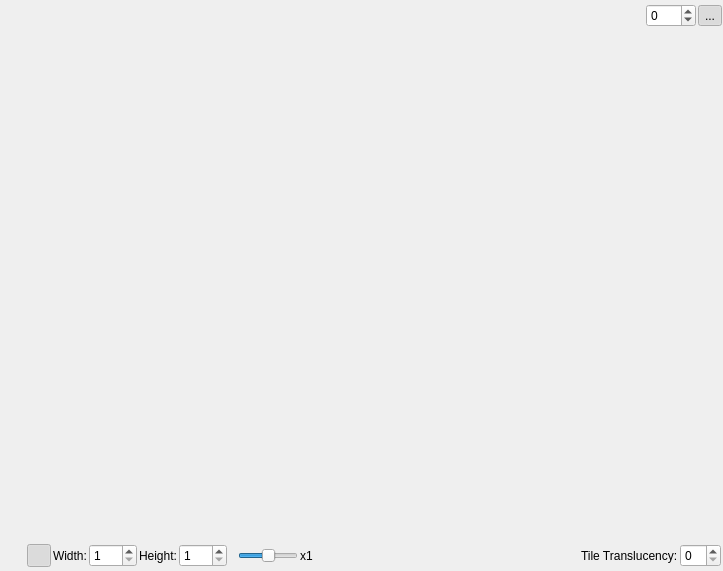
<?xml version="1.0" encoding="UTF-8"?>
<ui version="4.0">
 <class>EditorTabWidgetClass</class>
 <widget class="QWidget" name="EditorTabWidgetClass">
  <property name="geometry">
   <rect>
    <x>0</x>
    <y>0</y>
    <width>723</width>
    <height>571</height>
   </rect>
  </property>
  <property name="sizePolicy">
   <sizepolicy hsizetype="Preferred" vsizetype="Preferred">
    <horstretch>1</horstretch>
    <verstretch>0</verstretch>
   </sizepolicy>
  </property>
  <property name="windowTitle">
   <string>EditorTabWidget</string>
  </property>
  <layout class="QVBoxLayout" name="verticalLayout">
   <property name="spacing">
    <number>0</number>
   </property>
   <property name="leftMargin">
    <number>0</number>
   </property>
   <property name="topMargin">
    <number>0</number>
   </property>
   <property name="rightMargin">
    <number>0</number>
   </property>
   <property name="bottomMargin">
    <number>0</number>
   </property>
   <item>
    <widget class="QWidget" name="widget" native="true">
     <property name="sizePolicy">
      <sizepolicy hsizetype="Preferred" vsizetype="Fixed">
       <horstretch>0</horstretch>
       <verstretch>0</verstretch>
      </sizepolicy>
     </property>
     <property name="minimumSize">
      <size>
       <width>0</width>
       <height>0</height>
      </size>
     </property>
     <property name="maximumSize">
      <size>
       <width>16777215</width>
       <height>16777215</height>
      </size>
     </property>
     <layout class="QHBoxLayout" name="horizontalLayout">
      <property name="spacing">
       <number>2</number>
      </property>
      <property name="leftMargin">
       <number>1</number>
      </property>
      <property name="topMargin">
       <number>4</number>
      </property>
      <property name="rightMargin">
       <number>1</number>
      </property>
      <property name="bottomMargin">
       <number>4</number>
      </property>
      <item>
       <widget class="QWidget" name="widget_4" native="true"/>
      </item>
      <item>
       <widget class="QToolButton" name="saveButton">
        <property name="toolTip">
         <string>Save</string>
        </property>
        <property name="text">
         <string/>
        </property>
        <property name="icon">
         <iconset resource="../Resources/MainWindow.qrc">
          <normaloff>:/MainWindow/icons/tinycolor/icons8-save-16.png</normaloff>:/MainWindow/icons/tinycolor/icons8-save-16.png</iconset>
        </property>
        <property name="shortcut">
         <string>Ctrl+S</string>
        </property>
        <property name="autoRaise">
         <bool>true</bool>
        </property>
       </widget>
      </item>
      <item>
       <widget class="QToolButton" name="saveAsButton">
        <property name="toolTip">
         <string>Save As</string>
        </property>
        <property name="text">
         <string/>
        </property>
        <property name="icon">
         <iconset resource="../Resources/MainWindow.qrc">
          <normaloff>:/MainWindow/icons/tinycolor/icons8-save-as-16.png</normaloff>:/MainWindow/icons/tinycolor/icons8-save-as-16.png</iconset>
        </property>
        <property name="autoRaise">
         <bool>true</bool>
        </property>
       </widget>
      </item>
      <item>
       <widget class="QWidget" name="widget_2" native="true">
        <property name="minimumSize">
         <size>
          <width>16</width>
          <height>0</height>
         </size>
        </property>
       </widget>
      </item>
      <item>
       <widget class="QToolButton" name="preloadButton">
        <property name="enabled">
         <bool>false</bool>
        </property>
        <property name="toolTip">
         <string>Preload Overworld Levels</string>
        </property>
        <property name="text">
         <string/>
        </property>
        <property name="icon">
         <iconset resource="../Resources/MainWindow.qrc">
          <normaloff>:/MainWindow/icons/tinycolor/icons8-reset-16.png</normaloff>:/MainWindow/icons/tinycolor/icons8-reset-16.png</iconset>
        </property>
        <property name="autoRaise">
         <bool>true</bool>
        </property>
       </widget>
      </item>
      <item>
       <widget class="QWidget" name="widget_7" native="true"/>
      </item>
      <item>
       <widget class="QToolButton" name="selectionButton">
        <property name="toolTip">
         <string>Choose which objects can be selected</string>
        </property>
        <property name="text">
         <string/>
        </property>
        <property name="icon">
         <iconset resource="../Resources/MainWindow.qrc">
          <normaloff>:/MainWindow/icons/tinycolor/icons8-one-finger-16.png</normaloff>:/MainWindow/icons/tinycolor/icons8-one-finger-16.png</iconset>
        </property>
        <property name="popupMode">
         <enum>QToolButton::ToolButtonPopupMode::InstantPopup</enum>
        </property>
        <property name="autoRaise">
         <bool>true</bool>
        </property>
       </widget>
      </item>
      <item>
       <widget class="QToolButton" name="visibleObjectsButton">
        <property name="toolTip">
         <string>Change which objects are visible</string>
        </property>
        <property name="text">
         <string/>
        </property>
        <property name="icon">
         <iconset resource="../Resources/MainWindow.qrc">
          <normaloff>:/MainWindow/icons/tinycolor/icons8-eye-16.png</normaloff>:/MainWindow/icons/tinycolor/icons8-eye-16.png</iconset>
        </property>
        <property name="popupMode">
         <enum>QToolButton::ToolButtonPopupMode::InstantPopup</enum>
        </property>
        <property name="autoRaise">
         <bool>true</bool>
        </property>
       </widget>
      </item>
      <item>
       <widget class="QToolButton" name="floodFillButton">
        <property name="toolTip">
         <string>Flood Fill</string>
        </property>
        <property name="text">
         <string/>
        </property>
        <property name="icon">
         <iconset resource="../Resources/MainWindow.qrc">
          <normaloff>:/MainWindow/icons/tinycolor/icons8-fill-color-16.png</normaloff>:/MainWindow/icons/tinycolor/icons8-fill-color-16.png</iconset>
        </property>
        <property name="checkable">
         <bool>true</bool>
        </property>
        <property name="autoRaise">
         <bool>true</bool>
        </property>
       </widget>
      </item>
      <item>
       <widget class="QToolButton" name="floodFillPatternButton">
        <property name="enabled">
         <bool>false</bool>
        </property>
        <property name="toolTip">
         <string>Set Flood Fill Pattern</string>
        </property>
        <property name="text">
         <string/>
        </property>
        <property name="icon">
         <iconset resource="../Resources/MainWindow.qrc">
          <normaloff>:/MainWindow/icons/tinycolor/icons8-color-dropper-16.png</normaloff>:/MainWindow/icons/tinycolor/icons8-color-dropper-16.png</iconset>
        </property>
        <property name="checkable">
         <bool>false</bool>
        </property>
        <property name="autoRaise">
         <bool>true</bool>
        </property>
       </widget>
      </item>
      <item>
       <widget class="QWidget" name="widget_8" native="true">
        <property name="minimumSize">
         <size>
          <width>16</width>
          <height>0</height>
         </size>
        </property>
       </widget>
      </item>
      <item>
       <widget class="QToolButton" name="editLinksButton">
        <property name="toolTip">
         <string>Edit Links</string>
        </property>
        <property name="text">
         <string/>
        </property>
        <property name="icon">
         <iconset resource="../Resources/MainWindow.qrc">
          <normaloff>:/MainWindow/icons/tinycolor/icons8-link-16.png</normaloff>:/MainWindow/icons/tinycolor/icons8-link-16.png</iconset>
        </property>
        <property name="checkable">
         <bool>true</bool>
        </property>
        <property name="autoRaise">
         <bool>true</bool>
        </property>
       </widget>
      </item>
      <item>
       <widget class="QToolButton" name="newLinkButton">
        <property name="enabled">
         <bool>false</bool>
        </property>
        <property name="toolTip">
         <string>Create Link</string>
        </property>
        <property name="text">
         <string/>
        </property>
        <property name="icon">
         <iconset resource="../Resources/MainWindow.qrc">
          <normaloff>:/MainWindow/icons/tinycolor/icons8-add-link-16.png</normaloff>:/MainWindow/icons/tinycolor/icons8-add-link-16.png</iconset>
        </property>
        <property name="autoRaise">
         <bool>true</bool>
        </property>
       </widget>
      </item>
      <item>
       <widget class="QWidget" name="widget_6" native="true">
        <property name="minimumSize">
         <size>
          <width>16</width>
          <height>0</height>
         </size>
        </property>
       </widget>
      </item>
      <item>
       <widget class="QToolButton" name="editSignsButton">
        <property name="toolTip">
         <string>Edit Signs</string>
        </property>
        <property name="text">
         <string/>
        </property>
        <property name="icon">
         <iconset resource="../Resources/MainWindow.qrc">
          <normaloff>:/MainWindow/icons/tinycolor/icons8-sign-16.png</normaloff>:/MainWindow/icons/tinycolor/icons8-sign-16.png</iconset>
        </property>
        <property name="checkable">
         <bool>true</bool>
        </property>
        <property name="autoRaise">
         <bool>true</bool>
        </property>
       </widget>
      </item>
      <item>
       <widget class="QToolButton" name="newSignButton">
        <property name="enabled">
         <bool>false</bool>
        </property>
        <property name="toolTip">
         <string>Create Sign</string>
        </property>
        <property name="text">
         <string/>
        </property>
        <property name="icon">
         <iconset resource="../Resources/MainWindow.qrc">
          <normaloff>:/MainWindow/icons/tinycolor/icons8-add-sign-16.png</normaloff>:/MainWindow/icons/tinycolor/icons8-add-sign-16.png</iconset>
        </property>
        <property name="autoRaise">
         <bool>true</bool>
        </property>
       </widget>
      </item>
      <item>
       <widget class="QWidget" name="widget_3" native="true">
        <property name="minimumSize">
         <size>
          <width>16</width>
          <height>0</height>
         </size>
        </property>
       </widget>
      </item>
      <item>
       <widget class="QToolButton" name="undoButton">
        <property name="enabled">
         <bool>false</bool>
        </property>
        <property name="toolTip">
         <string>Undo</string>
        </property>
        <property name="text">
         <string/>
        </property>
        <property name="icon">
         <iconset resource="../Resources/MainWindow.qrc">
          <normaloff>:/MainWindow/icons/tinycolor/icons8-undo-16.png</normaloff>:/MainWindow/icons/tinycolor/icons8-undo-16.png</iconset>
        </property>
        <property name="autoRepeat">
         <bool>true</bool>
        </property>
        <property name="autoRepeatDelay">
         <number>300</number>
        </property>
        <property name="autoRepeatInterval">
         <number>10</number>
        </property>
        <property name="autoRaise">
         <bool>true</bool>
        </property>
       </widget>
      </item>
      <item>
       <widget class="QToolButton" name="redoButton">
        <property name="enabled">
         <bool>false</bool>
        </property>
        <property name="toolTip">
         <string>Redo</string>
        </property>
        <property name="text">
         <string/>
        </property>
        <property name="icon">
         <iconset resource="../Resources/MainWindow.qrc">
          <normaloff>:/MainWindow/icons/tinycolor/icons8-redo-16.png</normaloff>:/MainWindow/icons/tinycolor/icons8-redo-16.png</iconset>
        </property>
        <property name="autoRepeat">
         <bool>true</bool>
        </property>
        <property name="autoRepeatDelay">
         <number>300</number>
        </property>
        <property name="autoRepeatInterval">
         <number>10</number>
        </property>
        <property name="autoRaise">
         <bool>true</bool>
        </property>
       </widget>
      </item>
      <item>
       <widget class="QToolButton" name="cutButton">
        <property name="enabled">
         <bool>false</bool>
        </property>
        <property name="toolTip">
         <string>Cut</string>
        </property>
        <property name="text">
         <string/>
        </property>
        <property name="icon">
         <iconset resource="../Resources/MainWindow.qrc">
          <normaloff>:/MainWindow/icons/tinycolor/icons8-cut-16.png</normaloff>:/MainWindow/icons/tinycolor/icons8-cut-16.png</iconset>
        </property>
        <property name="shortcut">
         <string>Ctrl+X</string>
        </property>
        <property name="autoRaise">
         <bool>true</bool>
        </property>
       </widget>
      </item>
      <item>
       <widget class="QToolButton" name="copyButton">
        <property name="enabled">
         <bool>false</bool>
        </property>
        <property name="toolTip">
         <string>Copy</string>
        </property>
        <property name="text">
         <string/>
        </property>
        <property name="icon">
         <iconset resource="../Resources/MainWindow.qrc">
          <normaloff>:/MainWindow/icons/tinycolor/icons8-copy-16.png</normaloff>:/MainWindow/icons/tinycolor/icons8-copy-16.png</iconset>
        </property>
        <property name="shortcut">
         <string>Ctrl+C</string>
        </property>
        <property name="autoRaise">
         <bool>true</bool>
        </property>
       </widget>
      </item>
      <item>
       <widget class="QToolButton" name="pasteButton">
        <property name="toolTip">
         <string>Paste</string>
        </property>
        <property name="text">
         <string/>
        </property>
        <property name="icon">
         <iconset resource="../Resources/MainWindow.qrc">
          <normaloff>:/MainWindow/icons/tinycolor/icons8-paste-16.png</normaloff>:/MainWindow/icons/tinycolor/icons8-paste-16.png</iconset>
        </property>
        <property name="shortcut">
         <string>Ctrl+V</string>
        </property>
        <property name="autoRaise">
         <bool>true</bool>
        </property>
       </widget>
      </item>
      <item>
       <widget class="QToolButton" name="deleteButton">
        <property name="toolTip">
         <string>Delete</string>
        </property>
        <property name="text">
         <string/>
        </property>
        <property name="icon">
         <iconset resource="../Resources/MainWindow.qrc">
          <normaloff>:/MainWindow/icons/tinycolor/icons8-trash-16.png</normaloff>:/MainWindow/icons/tinycolor/icons8-trash-16.png</iconset>
        </property>
        <property name="shortcut">
         <string>Del</string>
        </property>
        <property name="autoRaise">
         <bool>true</bool>
        </property>
       </widget>
      </item>
      <item>
       <widget class="QWidget" name="widget_5" native="true">
        <property name="minimumSize">
         <size>
          <width>16</width>
          <height>0</height>
         </size>
        </property>
       </widget>
      </item>
      <item>
       <widget class="QToolButton" name="functionsButton">
        <property name="toolTip">
         <string>Miscellaneous Functions</string>
        </property>
        <property name="text">
         <string/>
        </property>
        <property name="icon">
         <iconset resource="../Resources/MainWindow.qrc">
          <normaloff>:/MainWindow/icons/tinycolor/icons8-pi-16.png</normaloff>:/MainWindow/icons/tinycolor/icons8-pi-16.png</iconset>
        </property>
        <property name="popupMode">
         <enum>QToolButton::ToolButtonPopupMode::InstantPopup</enum>
        </property>
        <property name="autoRaise">
         <bool>true</bool>
        </property>
       </widget>
      </item>
      <item>
       <widget class="QToolButton" name="screenshotButton">
        <property name="toolTip">
         <string>Generate Screenshot/Map Image</string>
        </property>
        <property name="text">
         <string/>
        </property>
        <property name="icon">
         <iconset resource="../Resources/MainWindow.qrc">
          <normaloff>:/MainWindow/icons/tinycolor/icons8-waypoint-map-16.png</normaloff>:/MainWindow/icons/tinycolor/icons8-waypoint-map-16.png</iconset>
        </property>
        <property name="autoRaise">
         <bool>true</bool>
        </property>
       </widget>
      </item>
      <item>
       <widget class="QWidget" name="widget_9" native="true"/>
      </item>
      <item>
       <spacer name="horizontalSpacer_2">
        <property name="orientation">
         <enum>Qt::Orientation::Horizontal</enum>
        </property>
        <property name="sizeHint" stdset="0">
         <size>
          <width>40</width>
          <height>20</height>
         </size>
        </property>
       </spacer>
      </item>
      <item>
       <widget class="QToolButton" name="showLayerButton">
        <property name="sizePolicy">
         <sizepolicy hsizetype="Fixed" vsizetype="Fixed">
          <horstretch>0</horstretch>
          <verstretch>0</verstretch>
         </sizepolicy>
        </property>
        <property name="text">
         <string/>
        </property>
        <property name="icon">
         <iconset resource="../Resources/MainWindow.qrc">
          <normaloff>:/MainWindow/icons/tinycolor/icons8-eye-16.png</normaloff>:/MainWindow/icons/tinycolor/icons8-eye-16.png</iconset>
        </property>
        <property name="checkable">
         <bool>false</bool>
        </property>
        <property name="autoRaise">
         <bool>true</bool>
        </property>
       </widget>
      </item>
      <item>
       <widget class="QLabel" name="label_2">
        <property name="text">
         <string/>
        </property>
        <property name="pixmap">
         <pixmap resource="../Resources/MainWindow.qrc">:/MainWindow/icons/tinycolor/icons8-layers-16.png</pixmap>
        </property>
       </widget>
      </item>
      <item>
       <widget class="QSpinBox" name="layerWidget">
        <property name="minimumSize">
         <size>
          <width>50</width>
          <height>0</height>
         </size>
        </property>
        <property name="minimum">
         <number>-99</number>
        </property>
       </widget>
      </item>
      <item>
       <widget class="QToolButton" name="fadeLayersButton">
        <property name="toolTip">
         <string>Fade Inactive Layers</string>
        </property>
        <property name="text">
         <string>...</string>
        </property>
        <property name="icon">
         <iconset resource="../Resources/MainWindow.qrc">
          <normaloff>:/MainWindow/icons/tinycolor/icons8-volume-level-16.png</normaloff>:/MainWindow/icons/tinycolor/icons8-volume-level-16.png</iconset>
        </property>
        <property name="checkable">
         <bool>true</bool>
        </property>
        <property name="checked">
         <bool>true</bool>
        </property>
        <property name="autoRaise">
         <bool>true</bool>
        </property>
       </widget>
      </item>
     </layout>
    </widget>
   </item>
   <item>
    <widget class="QWidget" name="graphicsContainer" native="true">
     <property name="sizePolicy">
      <sizepolicy hsizetype="Preferred" vsizetype="Preferred">
       <horstretch>0</horstretch>
       <verstretch>0</verstretch>
      </sizepolicy>
     </property>
     <layout class="QGridLayout" name="gridLayout">
      <property name="leftMargin">
       <number>0</number>
      </property>
      <property name="topMargin">
       <number>0</number>
      </property>
      <property name="rightMargin">
       <number>0</number>
      </property>
      <property name="bottomMargin">
       <number>0</number>
      </property>
      <property name="spacing">
       <number>0</number>
      </property>
     </layout>
    </widget>
   </item>
   <item>
    <widget class="QWidget" name="widget_10" native="true">
     <property name="sizePolicy">
      <sizepolicy hsizetype="Preferred" vsizetype="Fixed">
       <horstretch>0</horstretch>
       <verstretch>0</verstretch>
      </sizepolicy>
     </property>
     <layout class="QHBoxLayout" name="horizontalLayout_3">
      <property name="spacing">
       <number>2</number>
      </property>
      <property name="leftMargin">
       <number>1</number>
      </property>
      <property name="topMargin">
       <number>4</number>
      </property>
      <property name="rightMargin">
       <number>2</number>
      </property>
      <property name="bottomMargin">
       <number>4</number>
      </property>
      <item>
       <widget class="QToolButton" name="gridButton">
        <property name="text">
         <string/>
        </property>
        <property name="icon">
         <iconset resource="../Resources/MainWindow.qrc">
          <normaloff>:/MainWindow/icons/tinycolor/icons8-grid-16.png</normaloff>:/MainWindow/icons/tinycolor/icons8-grid-16.png</iconset>
        </property>
        <property name="checkable">
         <bool>true</bool>
        </property>
        <property name="autoRaise">
         <bool>true</bool>
        </property>
       </widget>
      </item>
      <item>
       <widget class="QToolButton" name="snapButton">
        <property name="text">
         <string/>
        </property>
        <property name="icon">
         <iconset resource="../Resources/MainWindow.qrc">
          <normaloff>:/MainWindow/icons/tinycolor/icons8-magnet-16.png</normaloff>:/MainWindow/icons/tinycolor/icons8-magnet-16.png</iconset>
        </property>
        <property name="checkable">
         <bool>true</bool>
        </property>
        <property name="checked">
         <bool>true</bool>
        </property>
        <property name="autoRaise">
         <bool>true</bool>
        </property>
       </widget>
      </item>
      <item>
       <widget class="QLabel" name="label_3">
        <property name="text">
         <string>Width:</string>
        </property>
       </widget>
      </item>
      <item>
       <widget class="QSpinBox" name="hcountSpinBox">
        <property name="minimumSize">
         <size>
          <width>48</width>
          <height>0</height>
         </size>
        </property>
        <property name="minimum">
         <number>1</number>
        </property>
       </widget>
      </item>
      <item>
       <widget class="QLabel" name="label_4">
        <property name="text">
         <string>Height:</string>
        </property>
       </widget>
      </item>
      <item>
       <widget class="QSpinBox" name="vcountSpinBox">
        <property name="minimumSize">
         <size>
          <width>48</width>
          <height>0</height>
         </size>
        </property>
        <property name="minimum">
         <number>1</number>
        </property>
       </widget>
      </item>
      <item>
       <widget class="QLabel" name="label">
        <property name="text">
         <string/>
        </property>
        <property name="pixmap">
         <pixmap resource="../Resources/MainWindow.qrc">:/MainWindow/icons/tinycolor/icons8-search-16.png</pixmap>
        </property>
       </widget>
      </item>
      <item>
       <widget class="QSlider" name="zoomSlider">
        <property name="minimumSize">
         <size>
          <width>60</width>
          <height>0</height>
         </size>
        </property>
        <property name="maximumSize">
         <size>
          <width>60</width>
          <height>16777215</height>
         </size>
        </property>
        <property name="minimum">
         <number>0</number>
        </property>
        <property name="maximum">
         <number>6</number>
        </property>
        <property name="value">
         <number>3</number>
        </property>
        <property name="orientation">
         <enum>Qt::Orientation::Horizontal</enum>
        </property>
       </widget>
      </item>
      <item>
       <widget class="QLabel" name="zoomLabel">
        <property name="text">
         <string>x1</string>
        </property>
       </widget>
      </item>
      <item>
       <spacer name="horizontalSpacer_3">
        <property name="orientation">
         <enum>Qt::Orientation::Horizontal</enum>
        </property>
        <property name="sizeHint" stdset="0">
         <size>
          <width>40</width>
          <height>20</height>
         </size>
        </property>
       </spacer>
      </item>
      <item>
       <widget class="QLabel" name="label_5">
        <property name="text">
         <string>Tile Translucency:</string>
        </property>
       </widget>
      </item>
      <item>
       <widget class="QSpinBox" name="tileTranslucency">
        <property name="maximum">
         <number>15</number>
        </property>
       </widget>
      </item>
     </layout>
    </widget>
   </item>
  </layout>
 </widget>
 <layoutdefault spacing="6" margin="11"/>
 <resources>
  <include location="../Resources/MainWindow.qrc"/>
  <include location="../Resources/MainWindow.qrc"/>
 </resources>
 <connections/>
</ui>
